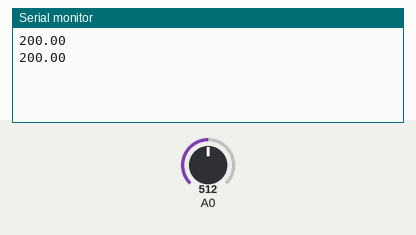
Simulated run of this sketch. Board: Arduino Uno, built with avr-gcc and run on an emulated ATmega328P. Shown: the last lines printed to the serial monitor. The inputs (shaded band) are chosen by the test bench; at power-on: A0 = 512.

Above: at 1.8 s.
1.9 s: A0 set to 716
At 2.8 s:
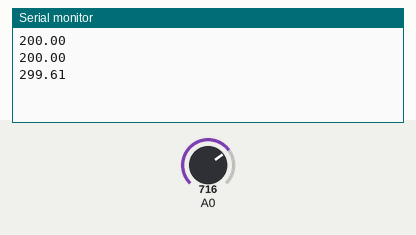
3.4 s: A0 set to 900
At 4.5 s:
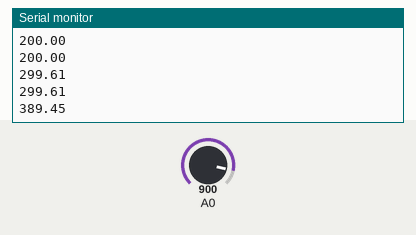
Timing chart, 0 to 6.4 s (numbered marks = the images above; inputs shaded):
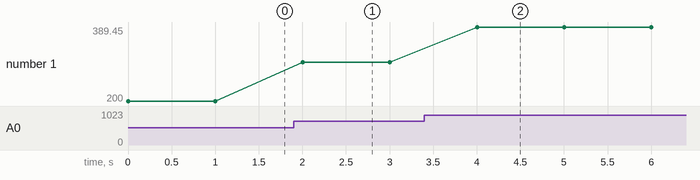

The sketch:

14._____________________________LM35.ino
```cpp
int raw = 0;
float temp = 0;

void setup() {
    Serial.begin(9600);
    pinMode( A0, INPUT );
}

void loop() {
    raw = analogRead(A0);
    temp = (((raw*5.0)/1024.0)-0.5)*100; //эта формалу нужна для правильного преобразования аналогового сигнала в градусы Цельсия
    Serial.println(temp);
    delay(1000);
}
```

Measured:
- after the input at 1.9 s, the serial monitor: prints a new line after 0.10 s (image 1)
- after the input at 3.4 s, the serial monitor: prints a new line after 0.60 s (image 2)
- plotted number 1: 200 → 299.61 after the input at 1.9 s, 299.61 → 389.45 after the input at 3.4 s
